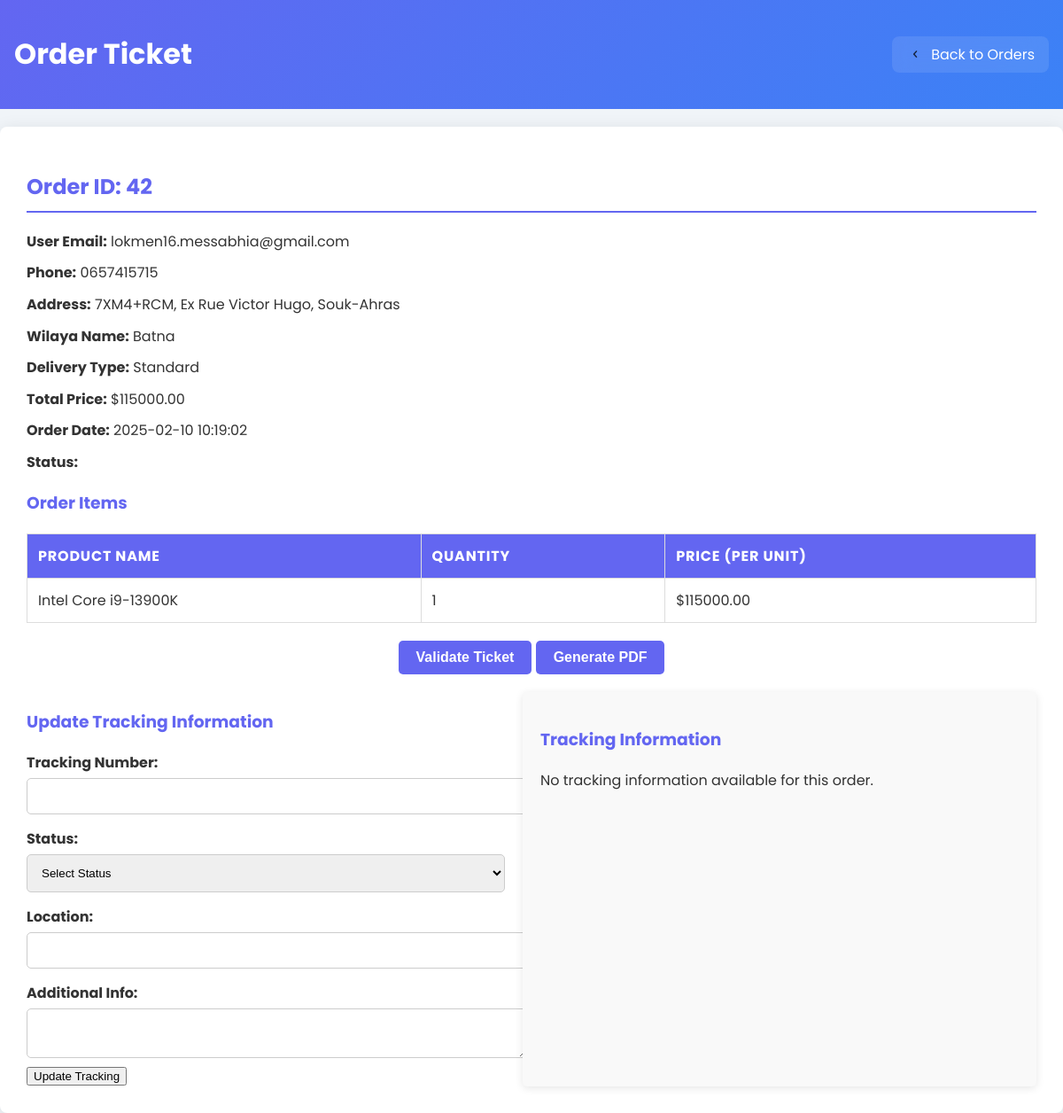
/ticket.php?order_id=42 (signed in), run on an earlier commit of the app's database.
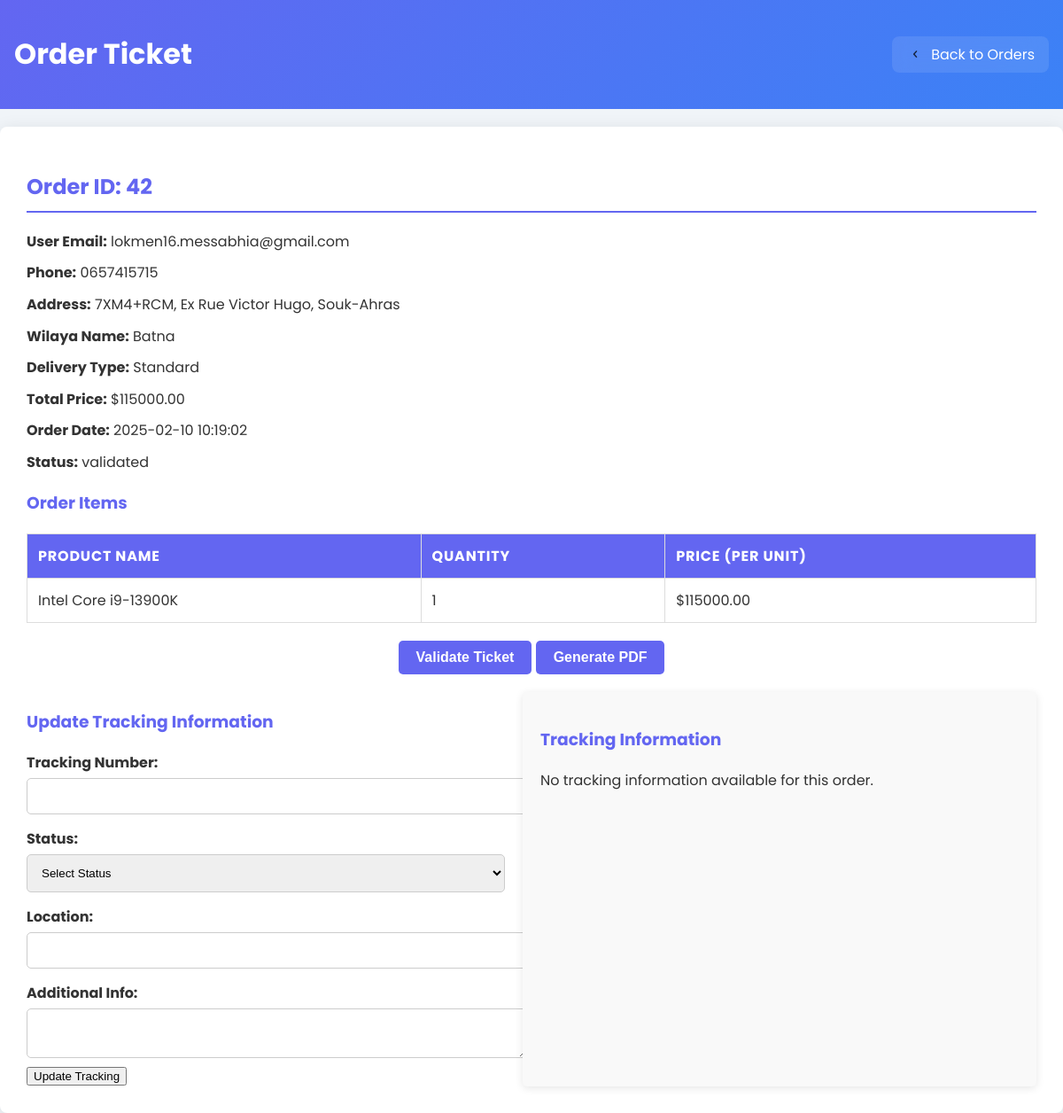
And on a later commit of the database.
### tables this page shows
CREATE TABLE `orders` (
  `id` int(11) NOT NULL,
  `email` varchar(255) NOT NULL,
  `phone` varchar(20) NOT NULL,
  `address` text NOT NULL,
  `delivery_type` varchar(50) NOT NULL,
  `total_price` decimal(10,2) NOT NULL,
  `order_date` timestamp NOT NULL DEFAULT current_timestamp(),
  `status` varchar(50) NOT NULL,
  `qrtoken` varchar(255) NOT NULL,
  `user_id` int(11) NOT NULL,
  `wilaya_id` int(11) NOT NULL,
  `tracking_number` varchar(255) DEFAULT NULL
);

CREATE TABLE `users` (
  `id` int(11) NOT NULL,
  `email` varchar(255) NOT NULL,
  `phone` varchar(15) NOT NULL,
  `password` varchar(255) NOT NULL,
  `verification_token` varchar(6) DEFAULT NULL,
  `email_verified` tinyint(1) DEFAULT 0,
  `created_at` timestamp NOT NULL DEFAULT current_timestamp(),
  `profile_picture` varchar(255) DEFAULT NULL,
  `reset_token` varchar(255) DEFAULT NULL,
  `reset_token_expiry` datetime DEFAULT NULL,
  `username` varchar(255) DEFAULT NULL
);

CREATE TABLE `order_details` (
  `id` int(11) NOT NULL,
  `order_id` int(11) NOT NULL,
  `product_id` int(11) NOT NULL,
  `quantity` int(11) NOT NULL
);

CREATE TABLE `products` (
  `id` int(11) NOT NULL,
  `name` varchar(255) NOT NULL,
  `description` text DEFAULT NULL,
  `price` decimal(10,2) NOT NULL,
  `buying_price` decimal(10,2) DEFAULT NULL,
  `stock` int(11) NOT NULL DEFAULT 0,
  `category_id` int(11) DEFAULT NULL,
  `created_at` timestamp NOT NULL DEFAULT current_timestamp(),
  `updated_at` timestamp NOT NULL DEFAULT current_timestamp() ON UPDATE current_timestamp(),
  `subcategory_id` int(11) DEFAULT NULL
);

### ticket.php (the view, shortened to what this page needs)
<?php
include 'db_connect.php';
$order_id = (int)$_GET['order_id'];
$stmt = $pdo->prepare("SELECT orders.id, users.email AS user_email, orders.phone, orders.address, orders.wilaya_id, orders.delivery_type, orders.total_price, orders.order_date, orders.status, orders.tracking_number, orders.qrtoken
                       FROM orders
                       JOIN users ON orders.user_id = users.id
                       WHERE orders.id = ?");
$stmt->execute([$order_id]);
$order = $stmt->fetch(PDO::FETCH_ASSOC);
$stmt_items = $pdo->prepare("SELECT products.name, order_details.quantity, products.price
                             FROM order_details
                             JOIN products ON order_details.product_id = products.id
                             WHERE order_details.order_id = ?");
$stmt_items->execute([$order_id]);
$order_items = $stmt_items->fetchAll(PDO::FETCH_ASSOC);
$stmt_wilaya = $pdo->prepare("SELECT name FROM wilayas WHERE id = ?");
$stmt_wilaya->execute([$order['wilaya_id']]);
$wilaya = $stmt_wilaya->fetch(PDO::FETCH_ASSOC);
$order['wilaya_name'] = $wilaya ? $wilaya['name'] : 'Unknown';
$stmt_tracking = $pdo->prepare("SELECT * FROM tracking_info WHERE order_id = ?");
$stmt_tracking->execute([$order_id]);
$tracking_info = $stmt_tracking->fetchAll(PDO::FETCH_ASSOC);
?>
<!DOCTYPE html>
<html lang="en">
<head>
</head>
<body>
    <header style="display: flex; justify-content: space-between; align-items: center; padding: 1rem;">
        <h1 style="font-size: 2rem; color: white;">Order Ticket</h1>
        <a href="orders.php" style="text-decoration: none; display: inline-flex; align-items: center; gap: 0.5rem; color: white; background: rgba(255, 255, 255, 0.1); padding: 0.5rem 1rem; border-radius: 8px; backdrop-filter: blur(10px); transition: all 0.3s ease;">
            <img src="back.png" alt="Back" style="width: 20px; height: 20px;">
            <span style="font-size: 16px;">Back to Orders</span>
        </a>
    </header>
    <div class="ticket-container">
        <h2>Order ID: <?php echo htmlspecialchars($order['id']); ?></h2>
        <p><strong>User Email:</strong> <?php echo htmlspecialchars($order['user_email']); ?></p>
        <p><strong>Phone:</strong> <?php echo htmlspecialchars($order['phone']); ?></p>
        <p><strong>Address:</strong> <?php echo htmlspecialchars($order['address']); ?></p>
        <p><strong>Wilaya Name:</strong> <?php echo htmlspecialchars($order['wilaya_name']); ?></p>
        <p><strong>Delivery Type:</strong> <?php echo htmlspecialchars($order['delivery_type']); ?></p>
        <p><strong>Total Price:</strong> $<?php echo htmlspecialchars($order['total_price']); ?></p>
        <p><strong>Order Date:</strong> <?php echo htmlspecialchars($order['order_date']); ?></p>
        <p><strong>Status:</strong> <?php echo htmlspecialchars($order['status']); ?></p>
        <h3>Order Items</h3>
        <table>
            <thead>
                <tr>
                    <th>Product Name</th>
                    <th>Quantity</th>
                    <th>Price (per unit)</th>
                </tr>
            </thead>
            <tbody>
                <?php foreach ($order_items as $item) : ?>
                    <tr>
                        <td><?php echo htmlspecialchars($item['name']); ?></td>
                        <td><?php echo htmlspecialchars($item['quantity']); ?></td>
                        <td>$<?php echo htmlspecialchars($item['price']); ?></td>
                    </tr>
                <?php endforeach; ?>
            </tbody>
        </table>
        <div class="actions">
            <form method="POST">
                <button type="submit" name="validate_ticket" class="btn validate-btn">Validate Ticket</button>
                <button type="submit" name="generate_pdf" class="btn pdf-btn">Generate PDF</button>
            </form>
        </div>
        <div class="tracking-container">
    <div class="update-tracking">
        <h3>Update Tracking Information</h3>
        <form method="POST">
            <label for="tracking_number">Tracking Number:</label>
            <input type="text" id="tracking_number" name="tracking_number" value="<?php echo htmlspecialchars($order['tracking_number']); ?>">
            <label for="status">Status:</label>
            <select id="status" name="status" required>
                <option value="" disabled selected>Select Status</option>
            </select>
            <label for="location">Location:</label>
            <input type="text" id="location" name="location">
            <label for="additional_info">Additional Info:</label>
            <textarea id="additional_info" name="additional_info"></textarea>
            <button type="submit" name="update_tracking" class="btn update-btn">Update Tracking</button>
        </form>
    </div>
    <div class="tracking-info">
        <h3>Tracking Information</h3>
        <?php if ($tracking_info): ?>
            <table>
                <thead>
                    <tr>
                        <th>Tracking Number</th>
                        <th>Status</th>
                        <th>Last Updated</th>
                        <th>Location</th>
                        <th>Additional Info</th>
                    </tr>
                </thead>
                <tbody>
                    <?php foreach ($tracking_info as $tracking): ?>
                        <tr>
                            <td><?php echo htmlspecialchars($tracking['tracking_number']); ?></td>
                            <td><?php echo htmlspecialchars($tracking['status']); ?></td>
                            <td><?php echo htmlspecialchars($tracking['last_updated']); ?></td>
                            <td><?php echo htmlspecialchars($tracking['location']); ?></td>
                            <td><?php echo htmlspecialchars($tracking['additional_info']); ?></td>
                        </tr>
                    <?php endforeach; ?>
                </tbody>
            </table>
        <?php else: ?>
            <p>No tracking information available for this order.</p>
        <?php endif; ?>
    </div>
</div>
    </div>
</body>
</html>

### ticket.php (style rules this page uses)
body { font-family: 'Poppins',sans-serif; background-color: #f0f4f8; margin: 0; padding: 0; color: #333; }
header { background: linear-gradient(135deg, #6366f1, #3b82f6); color: white; display: flex; justify-content: space-between; align-items: center; padding: 1rem; margin: 0; }
.ticket-container { background-color: white; border-radius: 8px; box-shadow: 0 4px 20px rgba(0, 0, 0, 0.1); padding: 30px; margin-top: 20px; transition: transform 0.3s; }
h1, h2, h3 { color: #6366f1; }
h2 { border-bottom: 2px solid #6366f1; padding-bottom: 10px; margin-bottom: 20px; }
p { line-height: 1.6; margin: 10px 0; }
table { width: 100%; border-collapse: collapse; margin-top: 20px; }
th, td { border: 1px solid #ddd; padding: 12px; text-align: left; }
th { background-color: #6366f1; color: white; text-transform: uppercase; letter-spacing: 0.05em; }
.actions { display: flex; flex-direction: row; justify-content: center; align-items: center; gap: 10px; margin-top: 20px; }
.actions button { padding: 10px 20px; flex: none; }
button.validate-btn, button.pdf-btn { background-color: #6366f1; color: white; border: none; padding: 10px 20px; border-radius: 5px; cursor: pointer; transition: background-color 0.3s, transform 0.2s; font-size: 16px; font-weight: bold; }
label { display: block; margin-top: 15px; font-weight: bold; }
input[type="text"], input[type="number"], select, textarea { width: 100%; padding: 12px; margin-top: 5px; border: 1px solid #ccc; border-radius: 5px; transition: border-color 0.3s; }
textarea { resize: vertical; }
.tracking-container { display: flex; justify-content: space-between; margin-top: 20px; }
.update-tracking { flex: 1; margin-right: 20px; }
.tracking-info { flex: 1; background-color: #f9f9f9; border-radius: 5px; padding: 20px; box-shadow: 0 2px 10px rgba(0, 0, 0, 0.1); }
.update-tracking h3, .tracking-info h3 { color: #6366f1; }

What changed in the data, as far as the page shows it:
changed orders "7XM4+RCM, Ex Rue Victor Hugo, Souk-Ahras": status (not shown) → "validated"
